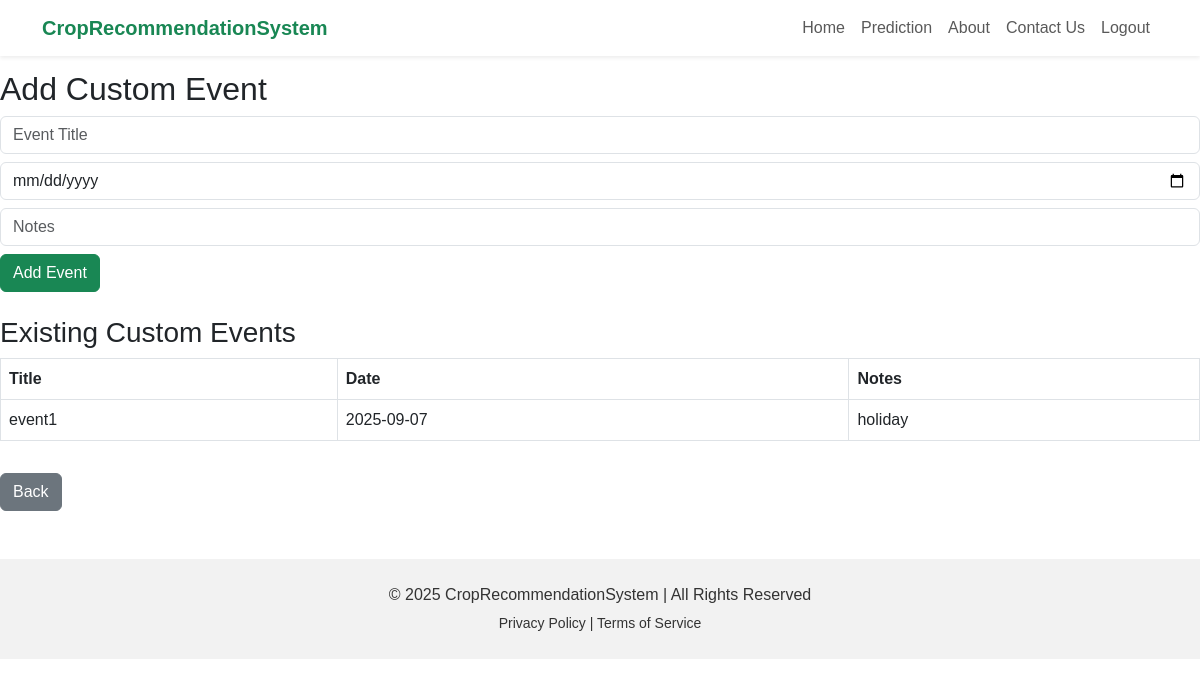
/custom_events (signed in), run on the app's committed database.
### tables this page shows
CREATE TABLE custom_events (
    id INTEGER PRIMARY KEY AUTOINCREMENT,
    user_id INTEGER NOT NULL,
    title TEXT NOT NULL,
    date TEXT NOT NULL,
    notes TEXT,
    FOREIGN KEY(user_id) REFERENCES users(id) ON DELETE CASCADE
);

### app.py (the view, shortened to what this page needs)
@app.route("/custom_events", methods=["GET", "POST"])
def custom_events():
    if 'user_id' not in session:
        flash("Please log in first.", "danger")
        return redirect(url_for("login"))
    conn = sqlite3.connect(DB_NAME)
    conn.row_factory = sqlite3.Row
    c = conn.cursor()
    c.execute("SELECT * FROM custom_events WHERE user_id=?", (session['user_id'],))
    events = c.fetchall()
    conn.close()
    return render_template("custom_events.html", events=events)

### templates/custom_events.html (shortened to what this page needs)
{% extends 'base.html' %}
{% block content %}
<h2>Add Custom Event</h2>
<form method="POST">
  <input type="text" name="title" placeholder="Event Title" class="form-control mb-2" required>
  <input type="date" name="date" class="form-control mb-2" required>
  <input type="text" name="notes" placeholder="Notes" class="form-control mb-2">
  <button class="btn btn-success">Add Event</button>
</form>
<h3 class="mt-4">Existing Custom Events</h3>
<table class="table table-bordered">
  <thead><tr><th>Title</th><th>Date</th><th>Notes</th></tr></thead>
  <tbody>
    {% for e in events %}
    <tr>
      <td>{{ e.title }}</td>
      <td>{{ e.date }}</td>
      <td>{{ e.notes }}</td>
    </tr>
    {% endfor %}
  </tbody>
</table>
<a href="{{ url_for('home') }}" class="btn btn-secondary mt-3">Back</a>
{% endblock %}

### templates/base.html (style rules this page uses)
body { font-family: Arial, sans-serif; scroll-behavior: smooth; padding-top: 70px; }

### data on the page
custom_events: title "event1", date "2025-09-07", notes "holiday"
